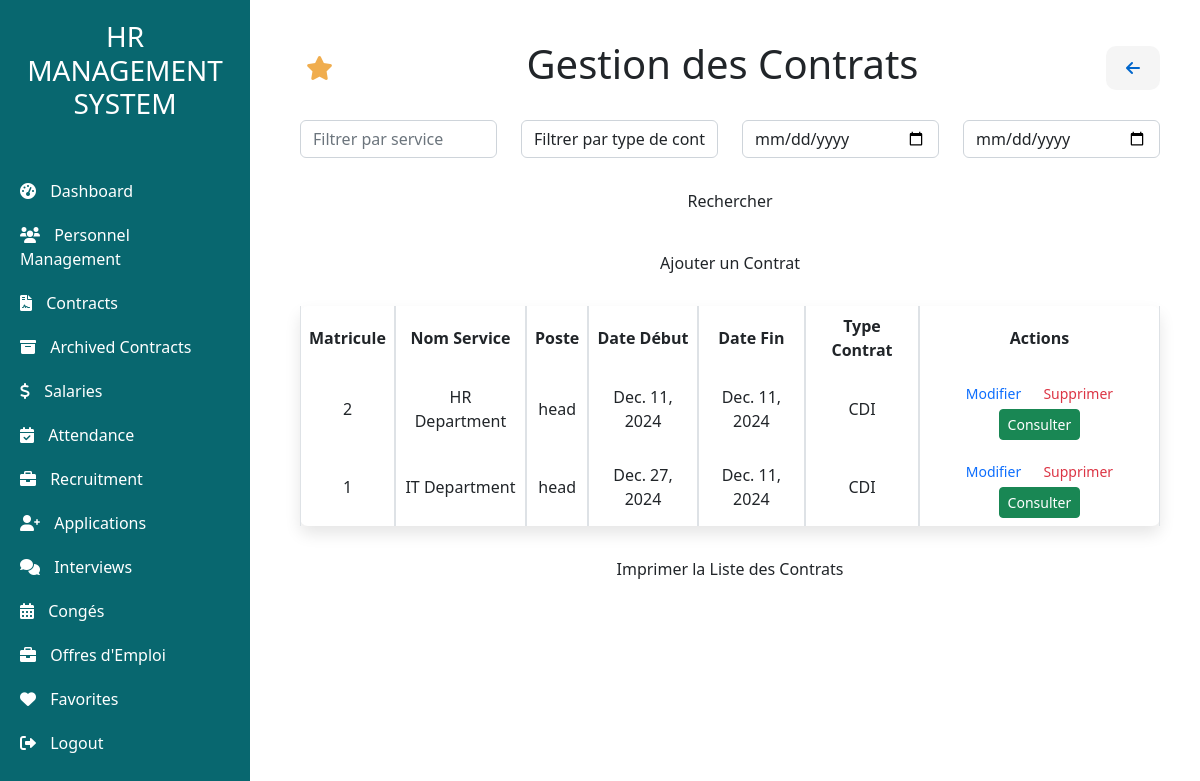
The page /Contrat/liste_contrats (signed in) on the database its author committed.
### app/models.py (models this page shows, shortened)
class Service(models.Model):
    IdService = models.CharField(max_length=50, primary_key=True)
    nameservice = models.CharField(max_length=50)

class Personnel(models.Model):
    name = models.CharField(max_length=50)
    Email = models.EmailField(max_length=254)
    phone_validator = RegexValidator(
        regex=r'^(05|06|07)\d{8}$',
        message="Phone number must be 10 digits long and start with 05, 06, or 07."
    )
    Phone = models.CharField(max_length=10, validators=[phone_validator])  # Apply the validator to the Phone field
    date_naissance = models.DateField(null=False)
    GENDER_CHOICES = [
        ('M', 'Male'),
        ('F', 'Female'),
    ]
    gender = models.CharField(max_length=1, choices=GENDER_CHOICES, verbose_name="Gender", default='M')
    Position = models.CharField(max_length=40)
    skills = models.CharField(max_length=254)
    training = models.CharField(max_length=254)
    IdService = models.ForeignKey(Service, on_delete=models.CASCADE)
    hireDate = models.DateField()
    Adresse = models.CharField(max_length=254)
    jours_annuels = models.IntegerField(default=30, verbose_name="Jours de Congé Annuel")  # Default to 30 days

### contrats/models.py (models this page shows, shortened)
class Contrat(models.Model):
    TYPES_CONTRAT = [
        ('CDI', 'Contrat à Durée Indéterminée'),
        ('CDD', 'Contrat à Durée Déterminée'),
        ('STAGE', 'Stage'),
        ('AUTRE', 'Autre'),
    ]
    id_employe = models.ForeignKey(Personnel, on_delete=models.CASCADE, related_name='contrats')  # Cascade delete when Personnel is deleted
    type_contrat = models.CharField(max_length=6, choices=TYPES_CONTRAT)
    date_debut = models.DateField()
    date_fin = models.DateField(null=True, blank=True)  # Null pour les contrats indéterminés
    periode_essai_debut = models.DateField(null=True, blank=True)
    periode_essai_fin = models.DateField(null=True, blank=True)
    alerte_renouvellement_envoyee = models.BooleanField(default=False)  # Indicateur pour alertes de renouvellement
    archive = models.BooleanField(default=False)
    fichier_contrat = models.FileField(upload_to='contrats/', null=True, blank=True)

### contrats/views.py (the view)
# urls.py: path('Contrat/liste_contrats', contrats_views.liste_contrats, name='liste_contrats'),
@login_required
def liste_contrats(request):
    id_employe_query = request.GET.get('id_employe', '').strip()
    nom_employe_query = request.GET.get('nom_employe', '').strip()
    date_query = request.GET.get('q', '').strip()
    service_filter = request.GET.get('serviceFilter', '').strip()
    type_filter = request.GET.get('typeFilter', '').strip()
    start_date_filter = request.GET.get('startDateFilter', '').strip()
    end_date_filter = request.GET.get('endDateFilter', '').strip()
    contrats = Contrat.objects.all()
    if id_employe_query:
        contrats = contrats.filter(id_employe__id__icontains=id_employe_query)
    if nom_employe_query:
        contrats = contrats.filter(id_employe__name__icontains=nom_employe_query)
    if date_query:
        contrats = contrats.filter(date_Contrat=date_query)
    if service_filter:
        contrats = contrats.filter(id_employe__service__icontains=service_filter)
    if type_filter:
        contrats = contrats.filter(type_contrat__iexact=type_filter)
    if start_date_filter:
        contrats = contrats.filter(date_debut__gte=start_date_filter)
    if end_date_filter:
        contrats = contrats.filter(date_fin__lte=end_date_filter)
    contrats_data = [get_contrat(contrat.id, False) for contrat in contrats]
    return render(request, 'contrats/liste_contrats.html', {
        'contrats': contrats_data,
        'current_url': request.path.lstrip('/'),
    })

### contrats/views.py (called while the page is built)
def get_contrat(contrat_id, archive_status=None):
    try:
        query_params = {'id': contrat_id}
        if archive_status is not None:
            query_params['archive'] = archive_status
        contrat_info = Contrat.objects.get(**query_params)
        personnel = contrat_info.id_employe
        service = personnel.IdService
        return {
            'id': contrat_info.id,
            'matricule': personnel.id,
            'nom': personnel.name,
            'service_id': service.IdService,
            'nom_service': service.nameservice,
            'poste': personnel.Position,
            'date_debut': contrat_info.date_debut,
            'date_fin': contrat_info.date_fin,
            'type_contrat': contrat_info.type_contrat,
            'archive': contrat_info.archive
        }
    except (Contrat.DoesNotExist, AttributeError):
        return {}

### contrats/templates/contrats/liste_contrats.html (shortened to what this page needs)
<!DOCTYPE html>
<html lang="en">
<head>
    <link href="https://cdn.jsdelivr.net/npm/bootstrap@5.3.0/dist/css/bootstrap.min.css" rel="stylesheet">
</head>
<body>
    {% extends "base.html" %}
    {% block content %}
    <div class="main-content">
        <div class="d-flex justify-content-between align-items-center mb-4">
            <form method="post" action="{% url 'ajouter_favoris' current_url=current_url %}">
                <button type="submit" class="favorite-btn" title="Add to Favorites">
                    <i class="fas fa-star"></i>
                </button>
            </form>
            <h1>Gestion des Contrats</h1>
            <a href="javascript:history.back()" class="go-back-btn" title="Go Back">
                <i class="fas fa-arrow-left"></i>
            </a>
        </div>
        <div class="filter-bar my-4 row">
            <div class="col-md-3">
                <input type="text" class="form-control" id="serviceFilter" placeholder="Filtrer par service">
            </div>
            <div class="col-md-3">
                <select class="form-control" id="typeFilter">
                    <option value="">Filtrer par type de contrat</option>
                </select>
            </div>
            <div class="col-md-3">
                <input type="date" class="form-control" id="startDateFilter">
            </div>
            <div class="col-md-3">
                <input type="date" class="form-control" id="endDateFilter">
            </div>
            <div class="col-md-12 text-center mt-4">
                <button onclick="filterContracts()" class="btn btn-custom">Rechercher</button>
            </div>
        </div>
        <div class="mb-4 text-center">
            <a href="{% url 'ajouter_contrat' %}" class="btn btn-custom">Ajouter un Contrat</a>
        </div>
        <div id="printableArea">
            <table id="contractTable" class="table table-bordered">
                <thead>
                    <tr>
                        <th>Matricule</th>
                        <th>Nom Service</th>
                        <th>Poste</th>
                        <th>Date Début</th>
                        <th>Date Fin</th>
                        <th>Type Contrat</th>
                        <th>Actions</th>
                    </tr>
                </thead>
                <tbody>
                    {% for contrat in contrats %}
                    <tr>
                        {% if contrat %}
                        <td>{{ contrat.matricule }}</td>
                        <td>{{ contrat.nom_service }}</td>
                        <td>{{ contrat.poste }}</td>
                        <td>{{ contrat.date_debut }}</td>
                        <td>{{ contrat.date_fin }}</td>
                        <td>{{ contrat.type_contrat }}</td>
                        <td>
                            <a href="{% url 'modifier_contrat' contrat.id %}" class="btn text-primary btn-sm">Modifier</a>
                            <a href="{% url 'supprimer_contrat' contrat.id %}" class="btn text-danger btn-sm">Supprimer</a>
                            <a href="{% url 'consulter_contrat' contrat.id %}" class="btn btn-success btn-sm">Consulter</a>
                        </td>
                        {% endif %}
                    </tr>
                    {% empty %}
                    <tr>
                        <td colspan="7" class="text-center">Aucun contrat trouvé.</td>
                    </tr>
                    {% endfor %}
                </tbody>
            </table>
        </div>
        <div class="text-center mt-4">
            <button onclick="printTable()" class="btn btn-custom">Imprimer la Liste des Contrats</button>
        </div>
    </div>
    {% endblock %}

### contrats/templates/contrats/liste_contrats.html (style rules this page uses)
body { font-family: 'Roboto', sans-serif; background-color: #f4f6f9; color: #333; }
.main-content { padding: 20px; }
.btn-custom { background-color: #08676F; color: #fff; text-decoration: none; padding: 10px 15px; border-radius: 5px; transition: background-color 0.3s; }
.go-back-btn { background-color: #f5f5f5; color: #0066cc; border: none; padding: 10px 20px; font-size: 1rem; font-weight: bold; border-radius: 10px; transition: background-color 0.3s ease; }
.favorite-btn { background-color: transparent; border: none; color: #f0ad4e; font-size: 1.5rem; cursor: pointer; transition: color 0.3s ease; }
.table th, .table td { text-align: center; vertical-align: middle; }
.table { background-color: #fff; border-radius: 8px; box-shadow: 0 8px 16px rgba(0, 0, 0, 0.1); }
.table-bordered { border-collapse: separate; border-spacing: 0; }
.btn-sm { font-size: 0.9rem; }

### rows shown on the page
Service: nom_service "HR Department"
Personnel: poste "head"
Contrat: date_debut "Dec. 11, 2024", date_fin "Dec. 11, 2024", type_contrat "CDI"
Service: nom_service "IT Department"
Personnel: poste "head"
Contrat: date_debut "Dec. 27, 2024", date_fin "Dec. 11, 2024", type_contrat "CDI"

### other values the page prints
{{ contrat.matricule }} "2" "1"
